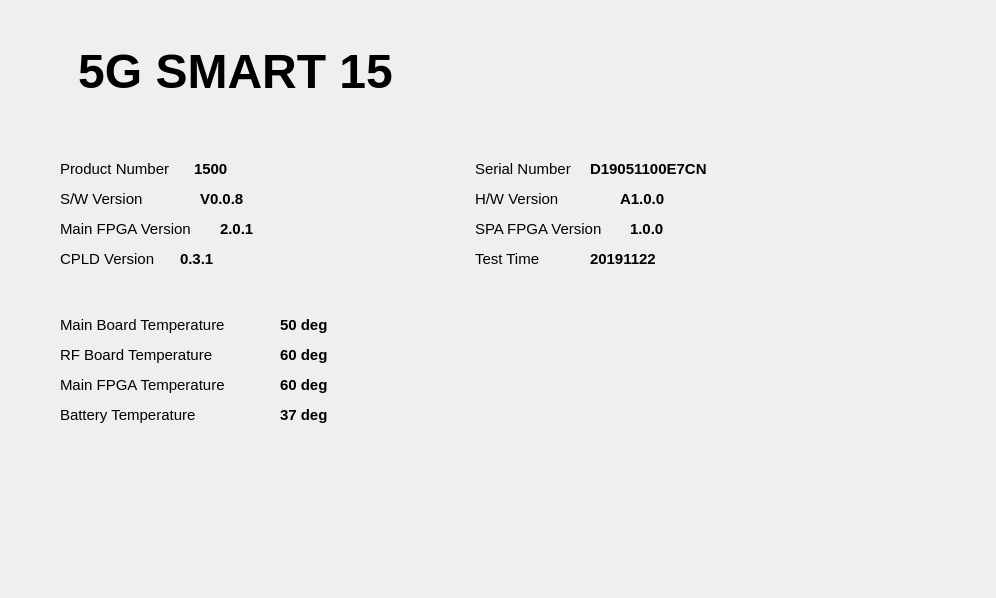
<?xml version="1.0" encoding="UTF-8"?>
<ui version="4.0">
 <class>sysinfo</class>
 <widget class="QWidget" name="sysinfo">
  <property name="geometry">
   <rect>
    <x>0</x>
    <y>0</y>
    <width>996</width>
    <height>598</height>
   </rect>
  </property>
  <property name="font">
   <font>
    <family>Ubuntu</family>
    <pointsize>1</pointsize>
   </font>
  </property>
  <property name="windowTitle">
   <string>Form</string>
  </property>
  <property name="styleSheet">
   <string notr="true">#sysinfo[pltdismode=&quot;night&quot;]
{	
background-color: rgb(0, 0, 0);
}
#sysinfo[pltdismode=&quot;indoor&quot;]
{	
background-color:white;
}

#sysinfo[pltdismode=&quot;indoor&quot;] #label_3,
#sysinfo[pltdismode=&quot;indoor&quot;] #label_4,
#sysinfo[pltdismode=&quot;indoor&quot;] #label_19
 {
background-color: rgb(238, 238, 236);
}

#sysinfo[pltdismode=&quot;night&quot;] #label_3,
#sysinfo[pltdismode=&quot;night&quot;] #label_4,
#sysinfo[pltdismode=&quot;night&quot;] #label_19
 {
background-color: rgb(24, 23, 20);
}

#sysinfo[pltdismode=&quot;indoor&quot;] #label, #sysinfo[pltdismode=&quot;indoor&quot;] #label_2
 {
color:rgb(6,62,97);	
}
#sysinfo[pltdismode=&quot;night&quot;] #label ,
#sysinfo[pltdismode=&quot;night&quot;] #label_2
 {
color:rgb(7,97,116);	
}</string>
  </property>
  <property name="pltdismode" stdset="0">
   <string>indoor</string>
  </property>
  <widget class="QLabel" name="label">
   <property name="geometry">
    <rect>
     <x>60</x>
     <y>46</y>
     <width>351</width>
     <height>50</height>
    </rect>
   </property>
   <property name="font">
    <font>
     <family>Arial</family>
     <pointsize>36</pointsize>
     <weight>75</weight>
     <bold>true</bold>
    </font>
   </property>
   <property name="text">
    <string>5G SMART 15</string>
   </property>
   <property name="alignment">
    <set>Qt::AlignCenter</set>
   </property>
  </widget>
  <widget class="QLabel" name="label_2">
   <property name="geometry">
    <rect>
     <x>230</x>
     <y>67</y>
     <width>350</width>
     <height>30</height>
    </rect>
   </property>
   <property name="font">
    <font>
     <family>Arial</family>
     <pointsize>14</pointsize>
     <weight>75</weight>
     <bold>true</bold>
    </font>
   </property>
   <property name="text">
    <string/>
   </property>
  </widget>
  <widget class="QLabel" name="label_3">
   <property name="geometry">
    <rect>
     <x>30</x>
     <y>154</y>
     <width>793</width>
     <height>30</height>
    </rect>
   </property>
   <property name="text">
    <string/>
   </property>
  </widget>
  <widget class="QLabel" name="label_4">
   <property name="geometry">
    <rect>
     <x>30</x>
     <y>214</y>
     <width>793</width>
     <height>30</height>
    </rect>
   </property>
   <property name="text">
    <string/>
   </property>
  </widget>
  <widget class="QLabel" name="label_5">
   <property name="geometry">
    <rect>
     <x>60</x>
     <y>154</y>
     <width>125</width>
     <height>30</height>
    </rect>
   </property>
   <property name="font">
    <font>
     <family>Arial</family>
     <pointsize>-1</pointsize>
    </font>
   </property>
   <property name="styleSheet">
    <string notr="true">#sysinfo[pltdismode=&quot;indoor&quot;] QLabel
 {
color:rgba(0,0,0,1);	
}
#sysinfo[pltdismode=&quot;night&quot;] QLabel
 {
color:rgba(250, 218, 166,1);	
}
QLabel
{
font-size:15px;
font-family:&quot;Arial&quot;;
}</string>
   </property>
   <property name="text">
    <string>Product Number</string>
   </property>
  </widget>
  <widget class="QLabel" name="label_6">
   <property name="geometry">
    <rect>
     <x>475</x>
     <y>154</y>
     <width>111</width>
     <height>30</height>
    </rect>
   </property>
   <property name="font">
    <font>
     <family>Arial</family>
     <pointsize>-1</pointsize>
    </font>
   </property>
   <property name="styleSheet">
    <string notr="true">#sysinfo[pltdismode=&quot;indoor&quot;] QLabel
 {
color:rgba(0,0,0,1);	
}
#sysinfo[pltdismode=&quot;night&quot;] QLabel
 {
color:rgba(250, 218, 166,1);	
}
QLabel
{
font-size:15px;
font-family:&quot;Arial&quot;;
}</string>
   </property>
   <property name="text">
    <string>Serial Number</string>
   </property>
  </widget>
  <widget class="QLabel" name="label_9">
   <property name="geometry">
    <rect>
     <x>60</x>
     <y>184</y>
     <width>137</width>
     <height>30</height>
    </rect>
   </property>
   <property name="font">
    <font>
     <family>Arial</family>
     <pointsize>-1</pointsize>
    </font>
   </property>
   <property name="styleSheet">
    <string notr="true">#sysinfo[pltdismode=&quot;indoor&quot;] QLabel
 {
color:rgba(0,0,0,1);	
}
#sysinfo[pltdismode=&quot;night&quot;] QLabel
 {
color:rgba(250, 218, 166,1);	
}
QLabel
{
font-size:15px;
font-family:&quot;Arial&quot;;
}</string>
   </property>
   <property name="text">
    <string>S/W Version </string>
   </property>
  </widget>
  <widget class="QLabel" name="label_10">
   <property name="geometry">
    <rect>
     <x>475</x>
     <y>184</y>
     <width>140</width>
     <height>30</height>
    </rect>
   </property>
   <property name="font">
    <font>
     <family>Arial</family>
     <pointsize>-1</pointsize>
    </font>
   </property>
   <property name="styleSheet">
    <string notr="true">#sysinfo[pltdismode=&quot;indoor&quot;] QLabel
 {
color:rgba(0,0,0,1);	
}
#sysinfo[pltdismode=&quot;night&quot;] QLabel
 {
color:rgba(250, 218, 166,1);	
}
QLabel
{
font-size:15px;
font-family:&quot;Arial&quot;;
}</string>
   </property>
   <property name="text">
    <string>H/W Version</string>
   </property>
  </widget>
  <widget class="QLabel" name="label_12">
   <property name="geometry">
    <rect>
     <x>194</x>
     <y>154</y>
     <width>101</width>
     <height>30</height>
    </rect>
   </property>
   <property name="font">
    <font>
     <family>Arial</family>
     <pointsize>-1</pointsize>
     <weight>75</weight>
     <bold>true</bold>
    </font>
   </property>
   <property name="styleSheet">
    <string notr="true">#sysinfo[pltdismode=&quot;indoor&quot;] QLabel
 {
color:rgba(0,0,0,1);	
}
#sysinfo[pltdismode=&quot;night&quot;] QLabel
 {
color:rgba(250, 218, 166,1);	
}
QLabel
{
font-size:15px;
font-family:&quot;Arial&quot;;
font-weight:bold;
}</string>
   </property>
   <property name="text">
    <string>1500</string>
   </property>
  </widget>
  <widget class="QLabel" name="label_13">
   <property name="geometry">
    <rect>
     <x>590</x>
     <y>154</y>
     <width>150</width>
     <height>30</height>
    </rect>
   </property>
   <property name="font">
    <font>
     <family>Arial</family>
     <pointsize>-1</pointsize>
     <weight>75</weight>
     <bold>true</bold>
    </font>
   </property>
   <property name="styleSheet">
    <string notr="true">#sysinfo[pltdismode=&quot;indoor&quot;] QLabel
 {
color:rgba(0,0,0,1);	
}
#sysinfo[pltdismode=&quot;night&quot;] QLabel
 {
color:rgba(250, 218, 166,1);	
}
QLabel
{
font-size:15px;
font-family:&quot;Arial&quot;;
font-weight:bold;
}</string>
   </property>
   <property name="text">
    <string>D19051100E7CN</string>
   </property>
  </widget>
  <widget class="QLabel" name="label_16">
   <property name="geometry">
    <rect>
     <x>200</x>
     <y>184</y>
     <width>150</width>
     <height>30</height>
    </rect>
   </property>
   <property name="font">
    <font>
     <family>Arial</family>
     <pointsize>-1</pointsize>
     <weight>75</weight>
     <bold>true</bold>
    </font>
   </property>
   <property name="styleSheet">
    <string notr="true">#sysinfo[pltdismode=&quot;indoor&quot;] QLabel
 {
color:rgba(0,0,0,1);	
}
#sysinfo[pltdismode=&quot;night&quot;] QLabel
 {
color:rgba(250, 218, 166,1);	
}
QLabel
{
font-size:15px;
font-family:&quot;Arial&quot;;
font-weight:bold;
}</string>
   </property>
   <property name="text">
    <string>V0.0.8</string>
   </property>
  </widget>
  <widget class="QLabel" name="label_17">
   <property name="geometry">
    <rect>
     <x>620</x>
     <y>184</y>
     <width>150</width>
     <height>30</height>
    </rect>
   </property>
   <property name="font">
    <font>
     <family>Arial</family>
     <pointsize>-1</pointsize>
     <weight>75</weight>
     <bold>true</bold>
    </font>
   </property>
   <property name="styleSheet">
    <string notr="true">#sysinfo[pltdismode=&quot;indoor&quot;] QLabel
 {
color:rgba(0,0,0,1);	
}
#sysinfo[pltdismode=&quot;night&quot;] QLabel
 {
color:rgba(250, 218, 166,1);	
}
QLabel
{
font-size:15px;
font-family:&quot;Arial&quot;;
font-weight:bold;
}</string>
   </property>
   <property name="text">
    <string>A1.0.0</string>
   </property>
  </widget>
  <widget class="QLabel" name="label_15">
   <property name="geometry">
    <rect>
     <x>220</x>
     <y>214</y>
     <width>191</width>
     <height>30</height>
    </rect>
   </property>
   <property name="font">
    <font>
     <family>Arial</family>
     <pointsize>-1</pointsize>
     <weight>75</weight>
     <bold>true</bold>
    </font>
   </property>
   <property name="styleSheet">
    <string notr="true">#sysinfo[pltdismode=&quot;indoor&quot;] QLabel
 {
color:rgba(0,0,0,1);	
}
#sysinfo[pltdismode=&quot;night&quot;] QLabel
 {
color:rgba(250, 218, 166,1);	
}
QLabel
{
font-size:15px;
font-family:&quot;Arial&quot;;
font-weight:bold;
}</string>
   </property>
   <property name="text">
    <string>2.0.1</string>
   </property>
  </widget>
  <widget class="QLabel" name="label_11">
   <property name="geometry">
    <rect>
     <x>475</x>
     <y>214</y>
     <width>151</width>
     <height>30</height>
    </rect>
   </property>
   <property name="font">
    <font>
     <family>Arial</family>
     <pointsize>-1</pointsize>
    </font>
   </property>
   <property name="styleSheet">
    <string notr="true">#sysinfo[pltdismode=&quot;indoor&quot;] QLabel
 {
color:rgba(0,0,0,1);	
}
#sysinfo[pltdismode=&quot;night&quot;] QLabel
 {
color:rgba(250, 218, 166,1);	
}
QLabel
{
font-size:15px;
font-family:&quot;Arial&quot;;
}</string>
   </property>
   <property name="text">
    <string>SPA FPGA Version</string>
   </property>
  </widget>
  <widget class="QLabel" name="label_8">
   <property name="geometry">
    <rect>
     <x>60</x>
     <y>214</y>
     <width>151</width>
     <height>30</height>
    </rect>
   </property>
   <property name="font">
    <font>
     <family>Arial</family>
     <pointsize>-1</pointsize>
    </font>
   </property>
   <property name="styleSheet">
    <string notr="true">#sysinfo[pltdismode=&quot;indoor&quot;] QLabel
 {
color:rgba(0,0,0,1);	
}
#sysinfo[pltdismode=&quot;night&quot;] QLabel
 {
color:rgba(250, 218, 166,1);	
}
QLabel
{
font-size:15px;
font-family:&quot;Arial&quot;;
}</string>
   </property>
   <property name="text">
    <string>Main FPGA Version</string>
   </property>
  </widget>
  <widget class="QLabel" name="label_18">
   <property name="geometry">
    <rect>
     <x>630</x>
     <y>214</y>
     <width>181</width>
     <height>30</height>
    </rect>
   </property>
   <property name="font">
    <font>
     <family>Arial</family>
     <pointsize>-1</pointsize>
     <weight>75</weight>
     <bold>true</bold>
    </font>
   </property>
   <property name="styleSheet">
    <string notr="true">#sysinfo[pltdismode=&quot;indoor&quot;] QLabel
 {
color:rgba(0,0,0,1);	
}
#sysinfo[pltdismode=&quot;night&quot;] QLabel
 {
color:rgba(250, 218, 166,1);	
}
QLabel
{
font-size:15px;
font-family:&quot;Arial&quot;;
font-weight:bold;
}</string>
   </property>
   <property name="text">
    <string>1.0.0</string>
   </property>
  </widget>
  <widget class="QLabel" name="label_14">
   <property name="geometry">
    <rect>
     <x>590</x>
     <y>244</y>
     <width>150</width>
     <height>30</height>
    </rect>
   </property>
   <property name="font">
    <font>
     <family>Arial</family>
     <pointsize>-1</pointsize>
     <weight>75</weight>
     <bold>true</bold>
    </font>
   </property>
   <property name="styleSheet">
    <string notr="true">#sysinfo[pltdismode=&quot;indoor&quot;] QLabel
 {
color:rgba(0,0,0,1);	
}
#sysinfo[pltdismode=&quot;night&quot;] QLabel
 {
color:rgba(250, 218, 166,1);	
}
QLabel
{
font-size:15px;
font-family:&quot;Arial&quot;;
font-weight:bold;
}</string>
   </property>
   <property name="text">
    <string>20191122</string>
   </property>
  </widget>
  <widget class="QLabel" name="label_7">
   <property name="geometry">
    <rect>
     <x>475</x>
     <y>244</y>
     <width>111</width>
     <height>30</height>
    </rect>
   </property>
   <property name="font">
    <font>
     <family>Arial</family>
     <pointsize>-1</pointsize>
    </font>
   </property>
   <property name="styleSheet">
    <string notr="true">#sysinfo[pltdismode=&quot;indoor&quot;] QLabel
 {
color:rgba(0,0,0,1);	
}
#sysinfo[pltdismode=&quot;night&quot;] QLabel
 {
color:rgba(250, 218, 166,1);	
}
QLabel
{
font-size:15px;
font-family:&quot;Arial&quot;;
}</string>
   </property>
   <property name="text">
    <string>Test Time</string>
   </property>
  </widget>
  <widget class="QLabel" name="label_20">
   <property name="geometry">
    <rect>
     <x>180</x>
     <y>244</y>
     <width>201</width>
     <height>30</height>
    </rect>
   </property>
   <property name="font">
    <font>
     <family>Arial</family>
     <pointsize>-1</pointsize>
     <weight>75</weight>
     <bold>true</bold>
    </font>
   </property>
   <property name="styleSheet">
    <string notr="true">#sysinfo[pltdismode=&quot;indoor&quot;] QLabel
 {
color:rgba(0,0,0,1);	
}
#sysinfo[pltdismode=&quot;night&quot;] QLabel
 {
color:rgba(250, 218, 166,1);	
}
QLabel
{
font-size:15px;
font-family:&quot;Arial&quot;;
font-weight:bold;
}</string>
   </property>
   <property name="text">
    <string>0.3.1</string>
   </property>
  </widget>
  <widget class="QLabel" name="label_21">
   <property name="geometry">
    <rect>
     <x>60</x>
     <y>244</y>
     <width>141</width>
     <height>30</height>
    </rect>
   </property>
   <property name="font">
    <font>
     <family>Arial</family>
     <pointsize>-1</pointsize>
    </font>
   </property>
   <property name="styleSheet">
    <string notr="true">#sysinfo[pltdismode=&quot;indoor&quot;] QLabel
 {
color:rgba(0,0,0,1);	
}
#sysinfo[pltdismode=&quot;night&quot;] QLabel
 {
color:rgba(250, 218, 166,1);	
}
QLabel
{
font-size:15px;
font-family:&quot;Arial&quot;;
}</string>
   </property>
   <property name="text">
    <string>CPLD Version</string>
   </property>
  </widget>
  <widget class="QLabel" name="label_19">
   <property name="geometry">
    <rect>
     <x>30</x>
     <y>300</y>
     <width>793</width>
     <height>141</height>
    </rect>
   </property>
   <property name="text">
    <string/>
   </property>
  </widget>
  <widget class="QLabel" name="label_28">
   <property name="geometry">
    <rect>
     <x>60</x>
     <y>400</y>
     <width>171</width>
     <height>30</height>
    </rect>
   </property>
   <property name="font">
    <font>
     <family>Arial</family>
     <pointsize>-1</pointsize>
    </font>
   </property>
   <property name="styleSheet">
    <string notr="true">#sysinfo[pltdismode=&quot;indoor&quot;] QLabel
 {
color:rgba(0,0,0,1);	
}
#sysinfo[pltdismode=&quot;night&quot;] QLabel
 {
color:rgba(250, 218, 166,1);	
}
QLabel
{
font-size:15px;
font-family:&quot;Arial&quot;;
}</string>
   </property>
   <property name="text">
    <string>Battery Temperature</string>
   </property>
  </widget>
  <widget class="QLabel" name="label_27">
   <property name="geometry">
    <rect>
     <x>280</x>
     <y>370</y>
     <width>150</width>
     <height>30</height>
    </rect>
   </property>
   <property name="font">
    <font>
     <family>Arial</family>
     <pointsize>-1</pointsize>
     <weight>75</weight>
     <bold>true</bold>
    </font>
   </property>
   <property name="styleSheet">
    <string notr="true">#sysinfo[pltdismode=&quot;indoor&quot;] QLabel
 {
color:rgba(0,0,0,1);	
}
#sysinfo[pltdismode=&quot;night&quot;] QLabel
 {
color:rgba(250, 218, 166,1);	
}
QLabel
{
font-size:15px;
font-family:&quot;Arial&quot;;
font-weight:bold;
}</string>
   </property>
   <property name="text">
    <string>60 deg</string>
   </property>
  </widget>
  <widget class="QLabel" name="label_23">
   <property name="geometry">
    <rect>
     <x>280</x>
     <y>310</y>
     <width>150</width>
     <height>30</height>
    </rect>
   </property>
   <property name="font">
    <font>
     <family>Arial</family>
     <pointsize>-1</pointsize>
     <weight>75</weight>
     <bold>true</bold>
    </font>
   </property>
   <property name="styleSheet">
    <string notr="true">#sysinfo[pltdismode=&quot;indoor&quot;] QLabel
 {
color:rgba(0,0,0,1);	
}
#sysinfo[pltdismode=&quot;night&quot;] QLabel
 {
color:rgba(250, 218, 166,1);	
}
QLabel
{
font-size:15px;
font-family:&quot;Arial&quot;;
font-weight:bold;
}</string>
   </property>
   <property name="text">
    <string>50 deg</string>
   </property>
  </widget>
  <widget class="QLabel" name="label_26">
   <property name="geometry">
    <rect>
     <x>60</x>
     <y>370</y>
     <width>191</width>
     <height>30</height>
    </rect>
   </property>
   <property name="font">
    <font>
     <family>Arial</family>
     <pointsize>-1</pointsize>
    </font>
   </property>
   <property name="styleSheet">
    <string notr="true">#sysinfo[pltdismode=&quot;indoor&quot;] QLabel
 {
color:rgba(0,0,0,1);	
}
#sysinfo[pltdismode=&quot;night&quot;] QLabel
 {
color:rgba(250, 218, 166,1);	
}
QLabel
{
font-size:15px;
font-family:&quot;Arial&quot;;
}</string>
   </property>
   <property name="text">
    <string>Main FPGA Temperature</string>
   </property>
  </widget>
  <widget class="QLabel" name="label_24">
   <property name="geometry">
    <rect>
     <x>280</x>
     <y>340</y>
     <width>150</width>
     <height>30</height>
    </rect>
   </property>
   <property name="font">
    <font>
     <family>Arial</family>
     <pointsize>-1</pointsize>
     <weight>75</weight>
     <bold>true</bold>
    </font>
   </property>
   <property name="styleSheet">
    <string notr="true">#sysinfo[pltdismode=&quot;indoor&quot;] QLabel
 {
color:rgba(0,0,0,1);	
}
#sysinfo[pltdismode=&quot;night&quot;] QLabel
 {
color:rgba(250, 218, 166,1);	
}
QLabel
{
font-size:15px;
font-family:&quot;Arial&quot;;
font-weight:bold;
}</string>
   </property>
   <property name="text">
    <string>60 deg</string>
   </property>
  </widget>
  <widget class="QLabel" name="label_22">
   <property name="geometry">
    <rect>
     <x>60</x>
     <y>310</y>
     <width>211</width>
     <height>30</height>
    </rect>
   </property>
   <property name="font">
    <font>
     <family>Arial</family>
     <pointsize>-1</pointsize>
    </font>
   </property>
   <property name="styleSheet">
    <string notr="true">#sysinfo[pltdismode=&quot;indoor&quot;] QLabel
 {
color:rgba(0,0,0,1);	
}
#sysinfo[pltdismode=&quot;night&quot;] QLabel
 {
color:rgba(250, 218, 166,1);	
}
QLabel
{
font-size:15px;
font-family:&quot;Arial&quot;;
}</string>
   </property>
   <property name="text">
    <string>Main Board Temperature</string>
   </property>
  </widget>
  <widget class="QLabel" name="label_29">
   <property name="geometry">
    <rect>
     <x>280</x>
     <y>400</y>
     <width>150</width>
     <height>30</height>
    </rect>
   </property>
   <property name="font">
    <font>
     <family>Arial</family>
     <pointsize>-1</pointsize>
     <weight>75</weight>
     <bold>true</bold>
    </font>
   </property>
   <property name="styleSheet">
    <string notr="true">#sysinfo[pltdismode=&quot;indoor&quot;] QLabel
 {
color:rgba(0,0,0,1);	
}
#sysinfo[pltdismode=&quot;night&quot;] QLabel
 {
color:rgba(250, 218, 166,1);	
}
QLabel
{
font-size:15px;
font-family:&quot;Arial&quot;;
font-weight:bold;
}</string>
   </property>
   <property name="text">
    <string>37 deg</string>
   </property>
  </widget>
  <widget class="QLabel" name="label_25">
   <property name="geometry">
    <rect>
     <x>60</x>
     <y>340</y>
     <width>201</width>
     <height>30</height>
    </rect>
   </property>
   <property name="font">
    <font>
     <family>Arial</family>
     <pointsize>-1</pointsize>
    </font>
   </property>
   <property name="styleSheet">
    <string notr="true">#sysinfo[pltdismode=&quot;indoor&quot;] QLabel
 {
color:rgba(0,0,0,1);	
}
#sysinfo[pltdismode=&quot;night&quot;] QLabel
 {
color:rgba(250, 218, 166,1);	
}
QLabel
{
font-size:15px;
font-family:&quot;Arial&quot;;
}</string>
   </property>
   <property name="text">
    <string>RF Board Temperature</string>
   </property>
  </widget>
 </widget>
 <resources/>
 <connections/>
</ui>
